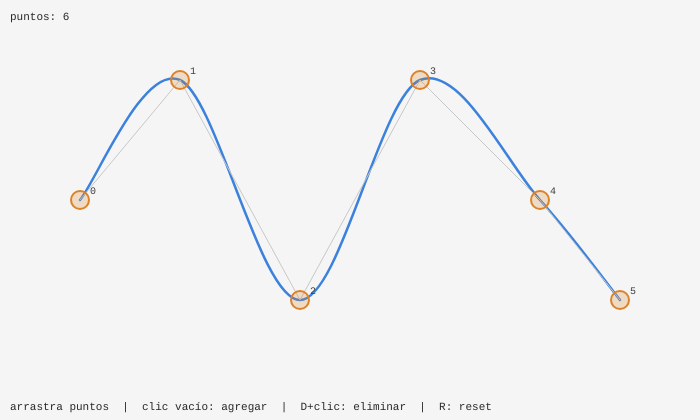
Frame 1 (no input)
Frame 60 (no input): identical to frame 1, image omitted
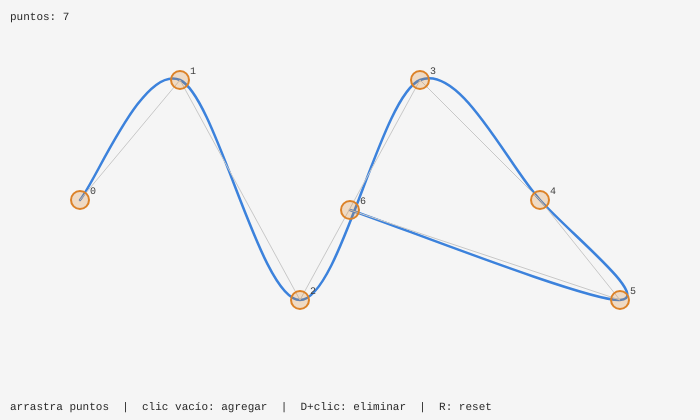
Frame 120 (the mouse pressed at the canvas centre since frame 60)

The p5.js sketch that drew these frames (run headless with seeded random() and noise() and a simulated clock; from frame 60 on, the mouse is pressed at the canvas centre):

// p5.js sketch
// ── sketch.js
// CAPÍTULO 6 — Desafío 1: Editor interactivo de B-Spline
// Catmull-Rom con puntos arrastrables, agregar/quitar puntos
 
let puntos;       // puntos de control
let arrastrado;   // índice del punto arrastrado (-1 = ninguno)
const RADIO = 10;
 
function setup() {
  createCanvas(700, 420);
  arrastrado = -1;
  resetPuntos();
}
 
function resetPuntos() {
  puntos = [
    { x:  80, y: 200 },
    { x: 180, y:  80 },
    { x: 300, y: 300 },
    { x: 420, y:  80 },
    { x: 540, y: 200 },
    { x: 620, y: 300 },
  ];
}
 
function draw() {
  background(245);
 
  if (puntos.length < 4) {
    noStroke();
    fill(160);
    textSize(14);
    textFont('monospace');
    textAlign(CENTER);
    text('Necesitas al menos 4 puntos. Clic para agregar.', width/2, height/2);
    textAlign(LEFT);
    dibujarPuntos();
    return;
  }
 
  // Curva CatMull-ROM
  stroke(60, 130, 220);
  strokeWeight(2.5);
  noFill();
  beginShape();
  // Punto guía inicial (repetimos el primero)
  curveVertex(puntos[0].x, puntos[0].y);
  for (let p of puntos) {
    curveVertex(p.x, p.y);
  }
  // Punto guía final (repetimos el último)
  curveVertex(puntos[puntos.length-1].x, puntos[puntos.length-1].y);
  endShape();
 
  // Poligono de Control
  stroke(200);
  strokeWeight(1);
  noFill();
  beginShape();
  for (let p of puntos) vertex(p.x, p.y);
  endShape();
 
  // Puntos
  dibujarPuntos();
 
  // HUD
  noStroke();
  fill(40);
  textSize(11);
  textFont('monospace');
  text(`puntos: ${puntos.length}`, 10, 20);
  text('arrastra puntos  |  clic vacío: agregar  |  D+clic: eliminar  |  R: reset', 10, height - 10);
}
 
function dibujarPuntos() {
  for (let i = 0; i < puntos.length; i++) {
    let p = puntos[i];
    let activo = (arrastrado === i);
 
    stroke(220, 130, 40);
    strokeWeight(2);
    fill(220, 130, 40, activo ? 200 : 60);
    circle(p.x, p.y, 18);
 
    noStroke();
    fill(60);
    textSize(10);
    textFont('monospace');
    text(i, p.x + 10, p.y - 6);
  }
}
 
function mousePressed() {
  // Modo eliminar: D + clic
  if (keyIsDown(68)) { // tecla D
    for (let i = puntos.length - 1; i >= 0; i--) {
      if (dist(mouseX, mouseY, puntos[i].x, puntos[i].y) < RADIO + 4) {
        puntos.splice(i, 1);
        return;
      }
    }
    return;
  }
 
  // Detectar si cayó sobre un punto existente
  for (let i = 0; i < puntos.length; i++) {
    if (dist(mouseX, mouseY, puntos[i].x, puntos[i].y) < RADIO + 4) {
      arrastrado = i;
      return;
    }
  }
 
  // Si no cayó en ningún punto: agregar nuevo
  puntos.push({ x: mouseX, y: mouseY });
}
 
function mouseDragged() {
  if (arrastrado !== -1) {
    puntos[arrastrado].x = mouseX;
    puntos[arrastrado].y = mouseY;
  }
}
 
function mouseReleased() {
  arrastrado = -1;
}
 
function keyPressed() {
  if (key === 'r' || key === 'R') resetPuntos();
}
 
